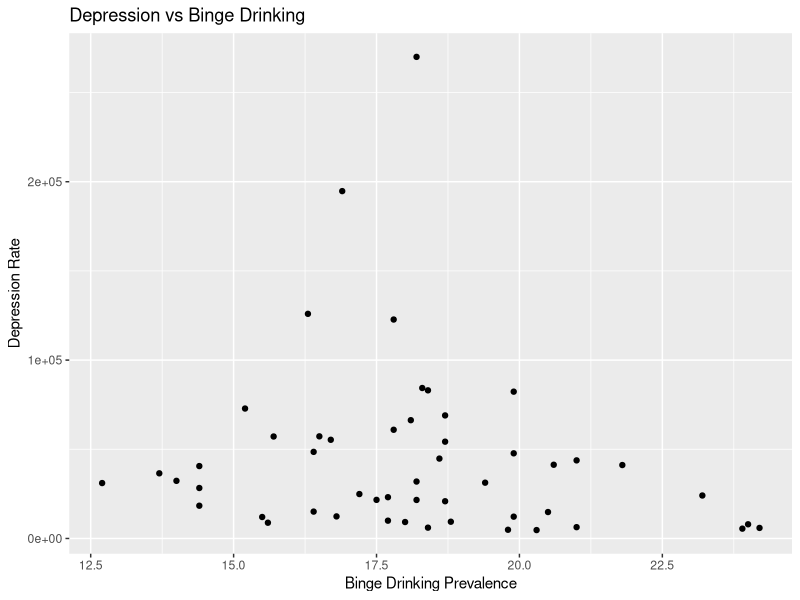
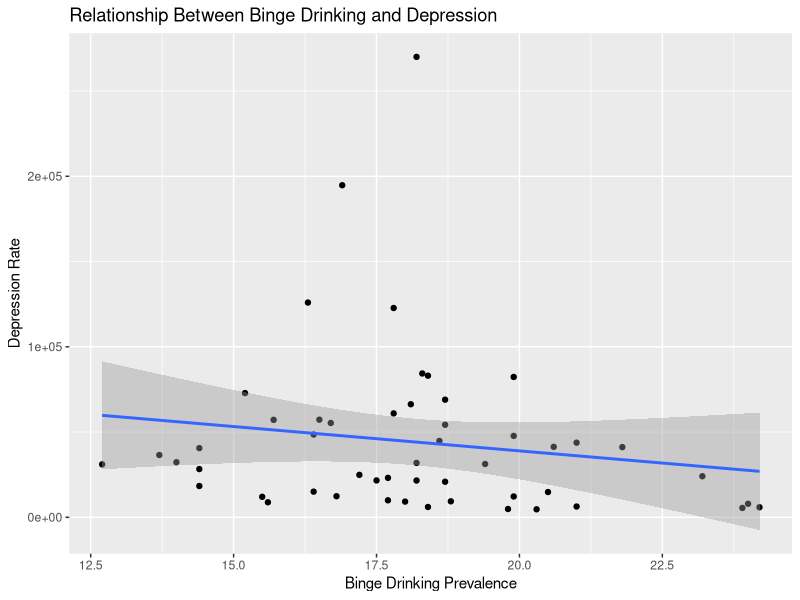
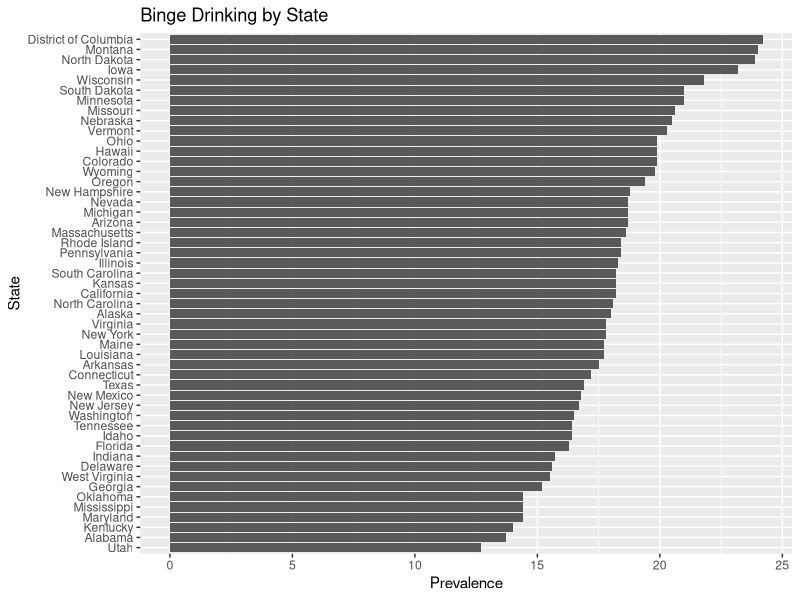
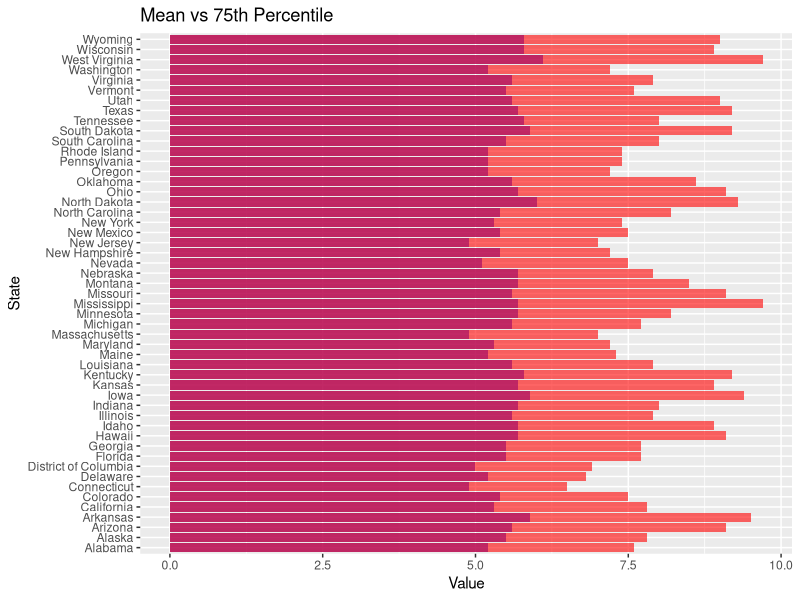
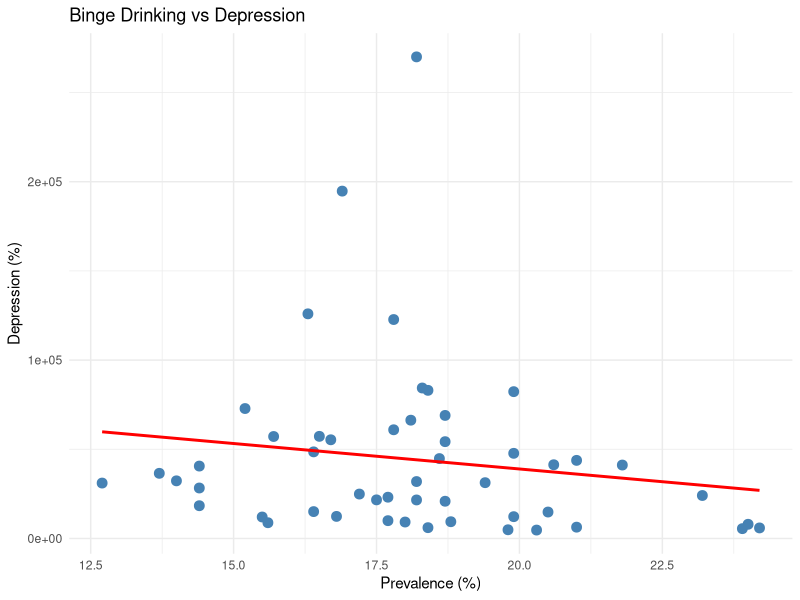

Source code (R) for these figures, in order:
install.packages("ggplot2")
library(ggplot2)
library(tidyverse)

data <- read_csv("final_merged_data.csv")

data <- data %>%
  rename(
    prevalence = `Binge drinking* prevalence†`,
    p75 = p75
  )

#1 Depression vs Binge Drinking
ggplot(data, aes(x = prevalence, y = depression)) +
  geom_point() +
  labs(
    title = "Depression vs Binge Drinking",
    x = "Binge Drinking Prevalence",
    y = "Depression Rate"
  )

#2 Scatter Plot with Trend Line
ggplot(data, aes(x = prevalence, y = depression)) +
  geom_point() +
  geom_smooth(method = "lm") +
  labs(
    title = "Relationship Between Binge Drinking and Depression",
    x = "Binge Drinking Prevalence",
    y = "Depression Rate"
  )

#3 Bar Chart
ggplot(data, aes(x = reorder(State, prevalence), y = prevalence)) +
  geom_col() +
  coord_flip() +
  labs(
    title = "Binge Drinking by State",
    x = "State",
    y = "Prevalence"
  )

#4 Compare Mean vs 75th Percentile
ggplot(data, aes(x = State)) +
  geom_col(aes(y = mean), fill = "blue", alpha = 0.6) +
  geom_col(aes(y = p75), fill = "red", alpha = 0.6) +
  coord_flip() +
  labs(
    title = "Mean vs 75th Percentile",
    x = "State",
    y = "Value"
  )

#5 Clean + Better Looking Plot

ggplot(data, aes(x = prevalence, y = depression)) +
  geom_point(color = "steelblue", size = 3) +
  geom_smooth(method = "lm", se = FALSE, color = "red") +
  theme_minimal() +
  labs(
    title = "Binge Drinking vs Depression",
    x = "Prevalence (%)",
    y = "Depression (%)"
  )
